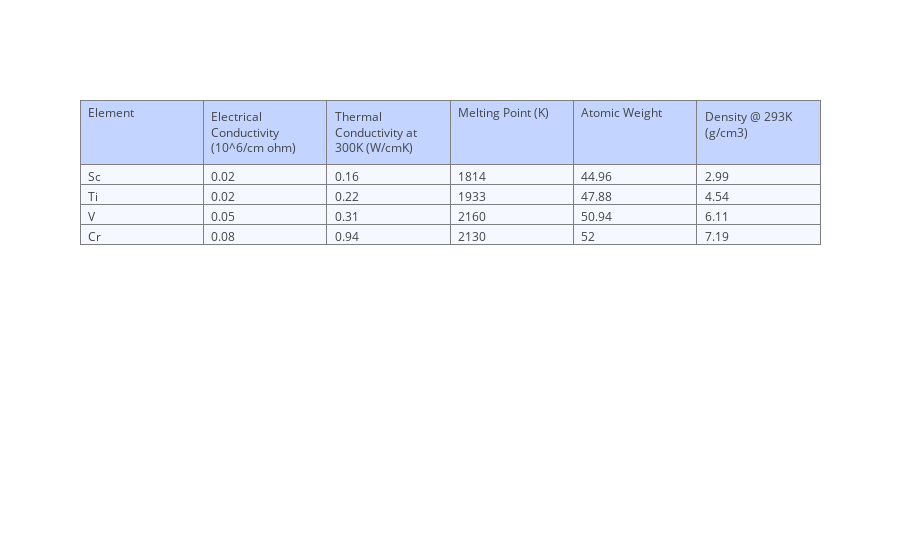

Source (notebook cell):
### Markdown cell above
Where X is the input data, T is the scores matrix, P is the loadings matrix, and E is the residual matrix. It seems quite simple. But what do these matrices really contain?
Let’s do an example, with the following input data:

### Code cell
# We use Plotly, a Python graphing library, to help us plot nice graphs and tables
# If you are interested in Plotly, please visit https://plot.ly/python/getting-started/
import plotly.graph_objs as go
from plotly.offline import download_plotlyjs, init_notebook_mode, plot, iplot

# Pandas and Numpy are used to manipulate the data
import pandas as pd
import numpy as np

# Initiate the Plotly Notebook mode
init_notebook_mode(connected=True)

# Define a plot function to print a table conveniently
def plot_df(df):
    trace = go.Table(header = dict(values = list(df.reset_index().columns),
                        fill = dict(color='#C2D4FF'),
                        align = ['left'] * 5),    
                    cells = dict(values = [df.index,
                        df['Electrical Conductivity (10^6/cm ohm)'],
                        df['Thermal Conductivity at 300K (W/cmK)'],
                        df['Melting Point (K)'],
                        df['Atomic Weight'],
                        df['Density @ 293K (g/cm3)']],
                        fill = dict(color='#F5F8FF'),
                        align = ['left'] * 5))
    return [trace] 

# Create a Pandas DataFrame for input data
data = [[0.02,0.16,1814,44.96,2.99],
        [0.02,0.22,1933,47.88,4.54],
        [0.05,0.31,2160,50.94,6.11],
        [0.08,0.94,2130,52.00,7.19]]
input_df = pd.DataFrame(data,index = ['Sc','Ti','V','Cr'],columns=['Electrical Conductivity (10^6/cm ohm)',
                                'Thermal Conductivity at 300K (W/cmK)', 
                                'Melting Point (K)',
                                'Atomic Weight',
                                'Density @ 293K (g/cm3)'])
input_df.index = input_df.index.set_names(['Element'])

# Plot the input data
iplot(plot_df(input_df), filename = 'Input_Data_table')

### Figure 1 — Plotly figure (JSON) as saved in the notebook; plotly's stock layout.template omitted (floating-point values rounded to 4 significant figures)
{"data": [{"cells": {"align": ["left", "left", "left", "left", "left"], "fill": {"color": "#F5F8FF"}, "values": [["Sc", "Ti", "V", "Cr"], [0.02, 0.02, 0.05, 0.08], [0.16, 0.22, 0.31, 0.94], [1814, 1933, 2160, 2130], [44.96, 47.88, 50.94, 52], [2.99, 4.54, 6.11, 7.19]]}, "header": {"align": ["left", "left", "left", "left", "left"], "fill": {"color": "#C2D4FF"}, "values": ["Element", "Electrical Conductivity (10^6/cm ohm)", "Thermal Conductivity at 300K (W/cmK)", "Melting Point (K)", "Atomic Weight", "Density @ 293K (g/cm3)"]}, "type": "table", "uid": "26b7742d-43b5-4794-86bd-8520a595f523"}], "layout": {}}
